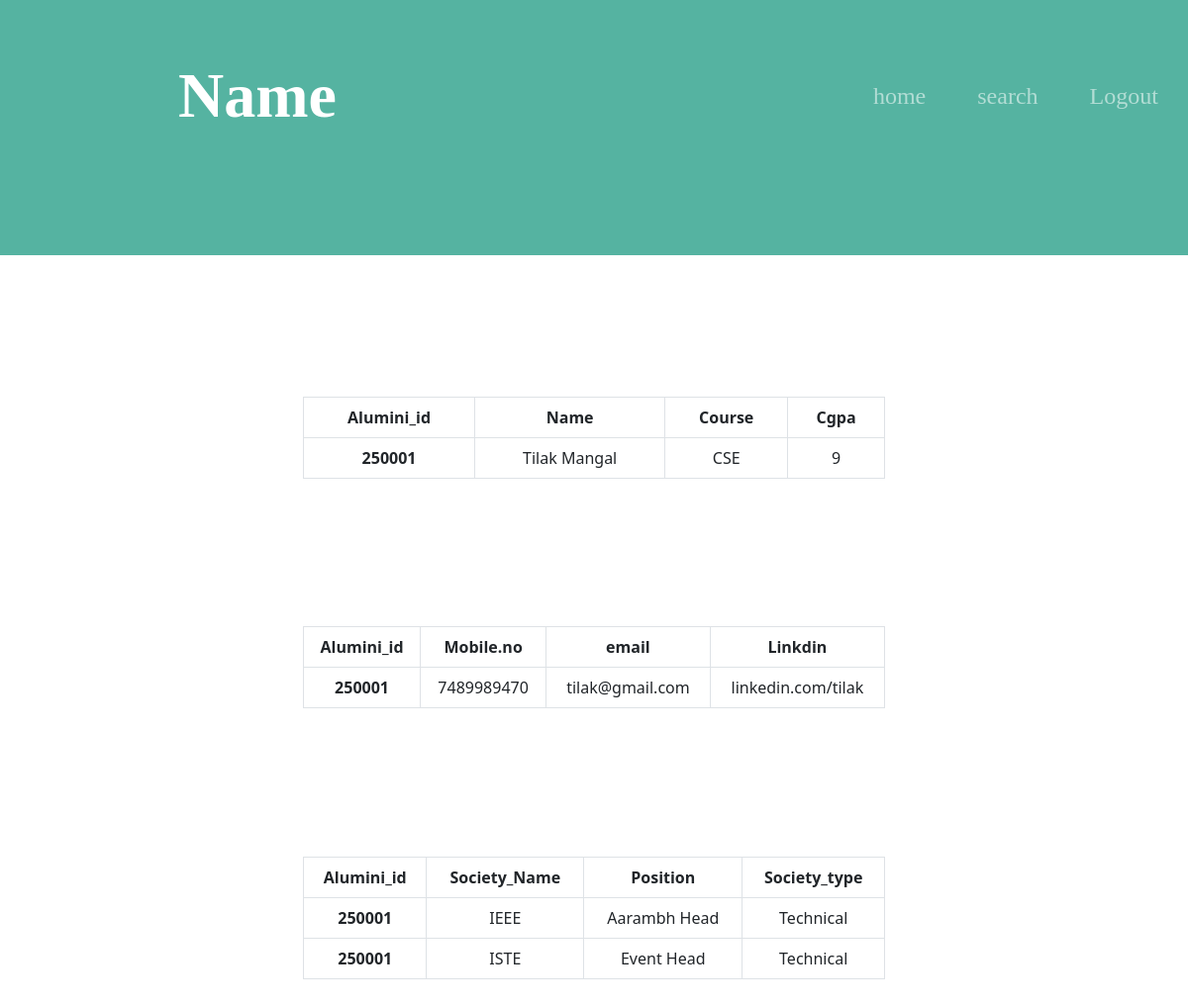
The app's page /alumni_project/profile.php with its own data.
### tables this page shows
CREATE TABLE `temp` (
  `Alum_id` int(11) NOT NULL
);

CREATE TABLE `alum` (
  `Alum_id` int(11) NOT NULL,
  `Name` varchar(32) NOT NULL,
  `Branch` varchar(8) NOT NULL,
  `Graduation_year` int(4) NOT NULL,
  `CGPA` float NOT NULL,
  `Employment` varchar(32) DEFAULT NULL,
  `Education` varchar(8) NOT NULL
);

CREATE TABLE `contact` (
  `Alum_id` int(11) NOT NULL,
  `mobile_no` bigint(11) NOT NULL,
  `email` varchar(32) NOT NULL,
  `linkedin` varchar(64) NOT NULL
);

CREATE TABLE `society` (
  `s_name` varchar(16) NOT NULL,
  `s_type` varchar(16) NOT NULL,
  `Alum_id` int(11) NOT NULL,
  `position` varchar(32) NOT NULL
);

### alumni_project/profile.php (the view, shortened to what this page needs)
<!DOCTYPE html>
<html lang="en">
<head>
  <link rel="stylesheet" href="https://cdn.jsdelivr.net/npm/bootstrap@5.3.0-alpha1/dist/css/bootstrap.min.css">
  <link rel="stylesheet" href="profile.css">
</head>
<body>
  <section id="title">
    <div class="container-fluid">
      <nav class="navbar navbar-expand-lg navbar-dark">
        <a class="navbar-brand" href="">Name</a>
        <div class="collapse navbar-collapse" id="navbarSupportedContent">
          <ul class="navbar-nav ml-auto">
            <li class="nav-item">
              <a class="nav-link" href="index.php">home</a>
            </li>
            <li class="nav-item">
              <a class="nav-link" href="search.html">search</a>
            </li>
            <li class="nav-item">
              <a class="nav-link" href="index.php">Logout</a>
            </li>
          </ul>
        </div>
      </nav>
  </section>
  <?php
  $connect = mysqli_connect('localhost', 'root', 'root', 'alumni');
  $result = mysqli_query($connect, "SELECT * from temp");
  $record = mysqli_fetch_assoc($result);
  $id = $record['Alum_id'];
  ?>
  <section id="info">
    <div class="table">
      <table class="table table-bordered">
        <thead>
          <tr>
            <th scope="col">Alumini_id</th>
            <th scope="col">Name</th>
            <th scope="col">Course</th>
            <th scope="col">Cgpa</th>
          </tr>
        </thead>
        <tbody>
          <tr>
            <?php
            $query = "SELECT * from alum where Alum_id = '{$id}'";
            $result = mysqli_query($connect, $query);
            $record = mysqli_fetch_assoc($result);
            echo '<th scope="row">' . $id . '</th>';
            echo '<td>' . $record['Name'] . '</td>';
            echo '<td>' . $record['Branch'] . '</td>';
            echo '<td>' . $record['CGPA'] . '</td>';
            ?>
          </tr>
        </tbody>
      </table>
    </div>
    <div class="table">
      <table class="table table-bordered">
        <thead>
          <tr>
            <th scope="col">Alumini_id</th>
            <th scope="col">Mobile.no</th>
            <th scope="col">email</th>
            <th scope="col">Linkdin</th>
          </tr>
        </thead>
        <tbody>
          <tr>
            <?php
            $query = "SELECT * from contact where Alum_id = '{$id}'";
            $result = mysqli_query($connect, $query);
            $record = mysqli_fetch_assoc($result);
            echo '<th scope="row">' . $id . '</th>';
            echo '<td>' . $record['mobile_no'] . '</td>';
            echo '<td>' . $record['email'] . '</td>';
            echo '<td>' . $record['linkedin'] . '</td>';
            ?>
          </tr>
        </tbody>
      </table>
    </div>
    <div class="table">
      <table class="table table-bordered">
        <thead>
          <tr>
            <th scope="col">Alumini_id</th>
            <th scope="col">Society_Name</th>
            <th scope="col">Position</th>
            <th scope="col">Society_type</th>
          </tr>
        </thead>
        <tbody>
          <?php
          $query = "SELECT * from society where Alum_id = '{$id}'";
          $result = mysqli_query($connect, $query);
          while ($record = mysqli_fetch_assoc($result)) {
            echo '<tr>';
            echo '<th scope="row">' . $id . '</th>';
            echo '<td>' . $record['s_name'] . '</td>';
            echo '<td>' . $record['position'] . '</td>';
            echo '<td>' . $record['s_type'] . '</td>';
            echo '</tr>';
          };
          ?>
        </tbody>
      </table>
    </div>
  </section>
</body>
</html>

### alumni_project/profile.css (style rules this page uses)
#title { background-color: #55b3a1; color: #fff; }
.container-fluid { padding: 3% 15%; }
.navbar { padding-bottom: 4.5rem; }
.navbar-brand { font-family: "Montserrat-Black 900"; font-size: 4rem; font-weight: bolder; padding-right: 500px; }
.nav-item { padding: 0 18px; }
.nav-link { font-size: 1.5rem; font-family: "Montserrat-Light"; }
#info { padding: 7% 15%; text-align: center; }
.table { padding: 7% 15%; }

### records on screen
temp: Alum_id "250001"
alum: Name "Tilak Mangal", Branch "CSE", CGPA "9"
contact: mobile_no "7489989470", email "tilak@gmail.com", linkedin "linkedin.com/tilak"
society: s_name "IEEE", position "Aarambh Head", s_type "Technical"
society: s_name "ISTE", position "Event Head", s_type "Technical"
